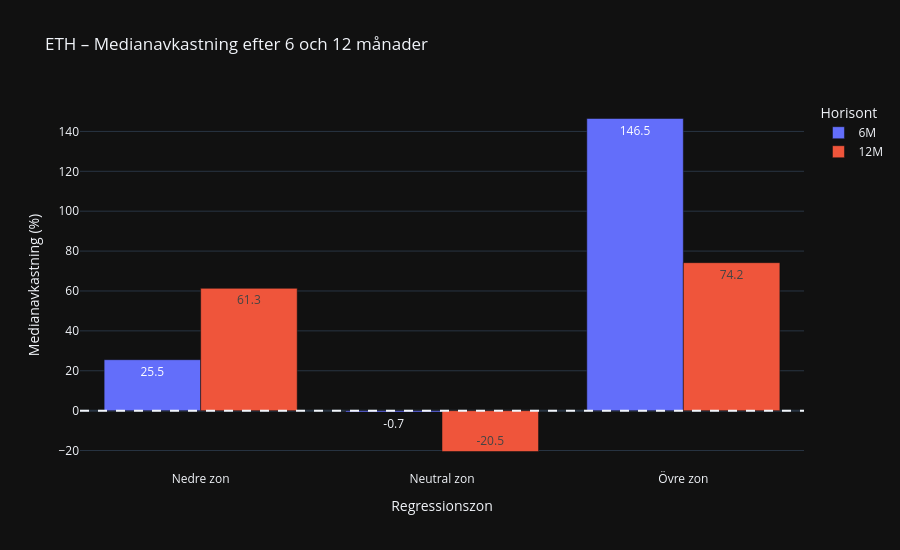
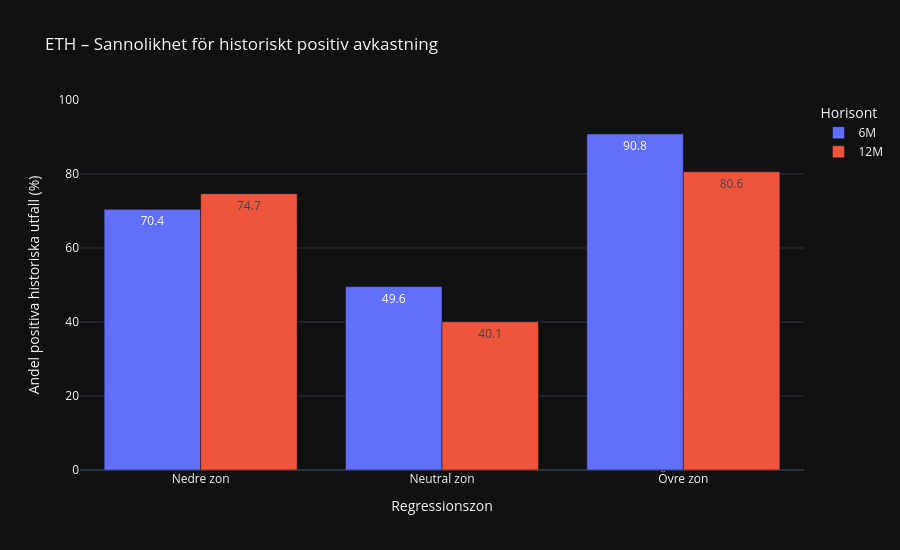

Notebook source saved alongside these figures, in order:
### Code cell
# STEG 5.1 – Interaktiva avkastningsdiagram

import plotly.express as px

zone_order = [
    "Nedre zon",
    "Neutral zon",
    "Övre zon"
]

# Diagram 1 – Medianavkastning
fig_median = px.bar(
    df_zone_results,
    x="Priszon",
    y="Medianavkastning (%)",
    color="Horisont",
    barmode="group",
    text_auto=".1f",
    category_orders={"Priszon": zone_order},
    title="ETH – Medianavkastning efter 6 och 12 månader",
    template="plotly_dark"
)

fig_median.update_layout(
    xaxis_title="Regressionszon",
    yaxis_title="Medianavkastning (%)",
    height=550
)

fig_median.add_hline(
    y=0,
    line_dash="dash"
)

fig_median.show()

# Diagram 2 – Andel positiva utfall
fig_positive = px.bar(
    df_zone_results,
    x="Priszon",
    y="Andel positiva (%)",
    color="Horisont",
    barmode="group",
    text_auto=".1f",
    category_orders={"Priszon": zone_order},
    title="ETH – Sannolikhet för historiskt positiv avkastning",
    template="plotly_dark"
)

fig_positive.update_layout(
    xaxis_title="Regressionszon",
    yaxis_title="Andel positiva historiska utfall (%)",
    yaxis_range=[0, 100],
    height=550
)

fig_positive.show()

### Figure 1 — Plotly figure (JSON) as saved in the notebook; plotly's stock layout.template omitted (floating-point values rounded to 4 significant figures)
{"data": [{"alignmentgroup": "True", "hovertemplate": "Horisont=6M<br>Priszon=%{x}<br>Medianavkastning (%)=%{y}<extra></extra>", "legendgroup": "6M", "marker": {"color": "#636efa", "pattern": {"shape": ""}}, "name": "6M", "offsetgroup": "6M", "orientation": "v", "showlegend": true, "textposition": "auto", "texttemplate": "%{y:.1f}", "type": "bar", "x": ["Nedre zon", "Neutral zon", "Övre zon"], "xaxis": "x", "y": [25.54, -0.7206, 146.5], "yaxis": "y"}, {"alignmentgroup": "True", "hovertemplate": "Horisont=12M<br>Priszon=%{x}<br>Medianavkastning (%)=%{y}<extra></extra>", "legendgroup": "12M", "marker": {"color": "#EF553B", "pattern": {"shape": ""}}, "name": "12M", "offsetgroup": "12M", "orientation": "v", "showlegend": true, "textposition": "auto", "texttemplate": "%{y:.1f}", "type": "bar", "x": ["Nedre zon", "Neutral zon", "Övre zon"], "xaxis": "x", "y": [61.31, -20.49, 74.19], "yaxis": "y"}], "layout": {"barmode": "group", "height": 550, "legend": {"title": {"text": "Horisont"}, "tracegroupgap": 0}, "shapes": [{"line": {"dash": "dash"}, "type": "line", "x0": 0, "x1": 1, "xref": "x domain", "y0": 0, "y1": 0, "yref": "y"}], "title": {"text": "ETH – Medianavkastning efter 6 och 12 månader"}, "xaxis": {"anchor": "y", "categoryarray": ["Nedre zon", "Neutral zon", "Övre zon"], "categoryorder": "array", "domain": [0, 1], "title": {"text": "Regressionszon"}}, "yaxis": {"anchor": "x", "domain": [0, 1], "title": {"text": "Medianavkastning (%)"}}}}

### Figure 2 — Plotly figure (JSON) as saved in the notebook; plotly's stock layout.template omitted (floating-point values rounded to 4 significant figures)
{"data": [{"alignmentgroup": "True", "hovertemplate": "Horisont=6M<br>Priszon=%{x}<br>Andel positiva (%)=%{y}<extra></extra>", "legendgroup": "6M", "marker": {"color": "#636efa", "pattern": {"shape": ""}}, "name": "6M", "offsetgroup": "6M", "orientation": "v", "showlegend": true, "textposition": "auto", "texttemplate": "%{y:.1f}", "type": "bar", "x": ["Nedre zon", "Neutral zon", "Övre zon"], "xaxis": "x", "y": [70.44, 49.58, 90.82], "yaxis": "y"}, {"alignmentgroup": "True", "hovertemplate": "Horisont=12M<br>Priszon=%{x}<br>Andel positiva (%)=%{y}<extra></extra>", "legendgroup": "12M", "marker": {"color": "#EF553B", "pattern": {"shape": ""}}, "name": "12M", "offsetgroup": "12M", "orientation": "v", "showlegend": true, "textposition": "auto", "texttemplate": "%{y:.1f}", "type": "bar", "x": ["Nedre zon", "Neutral zon", "Övre zon"], "xaxis": "x", "y": [74.68, 40.06, 80.61], "yaxis": "y"}], "layout": {"barmode": "group", "height": 550, "legend": {"title": {"text": "Horisont"}, "tracegroupgap": 0}, "title": {"text": "ETH – Sannolikhet för historiskt positiv avkastning"}, "xaxis": {"anchor": "y", "categoryarray": ["Nedre zon", "Neutral zon", "Övre zon"], "categoryorder": "array", "domain": [0, 1], "title": {"text": "Regressionszon"}}, "yaxis": {"anchor": "x", "domain": [0, 1], "range": [0, 100], "title": {"text": "Andel positiva historiska utfall (%)"}}}}
